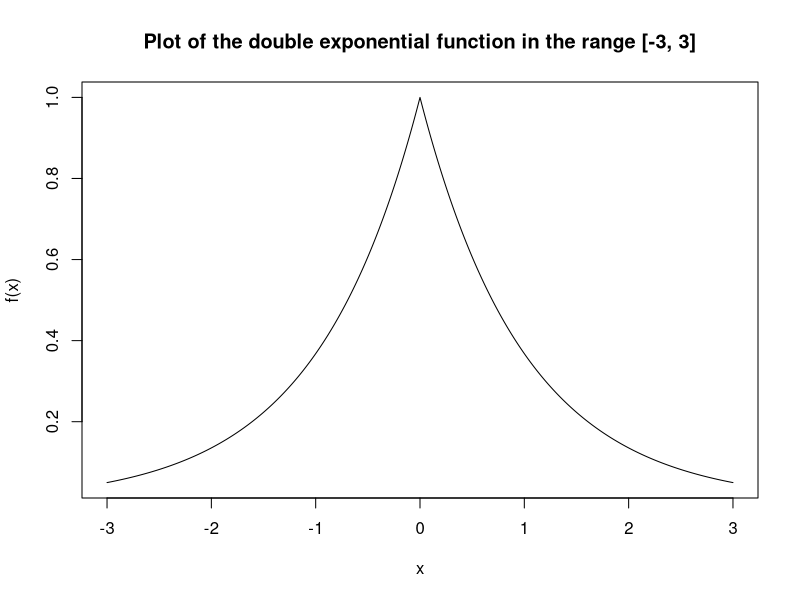
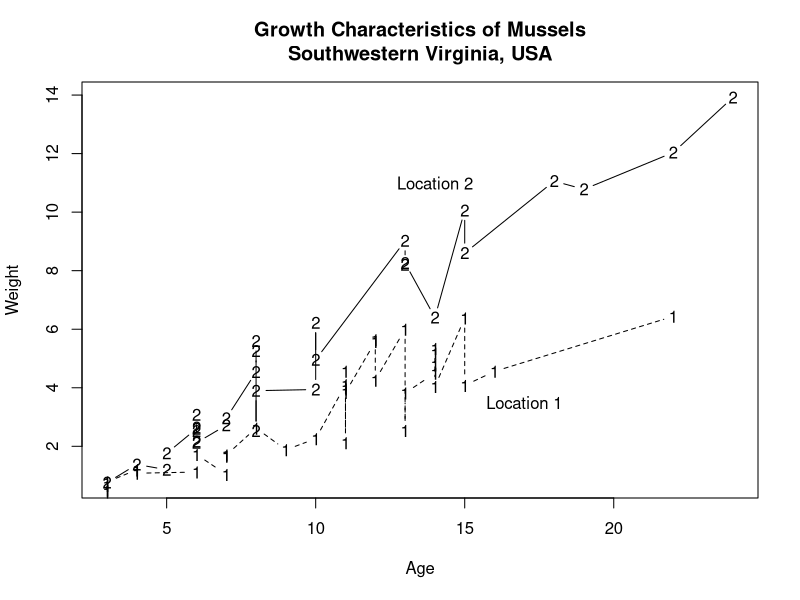
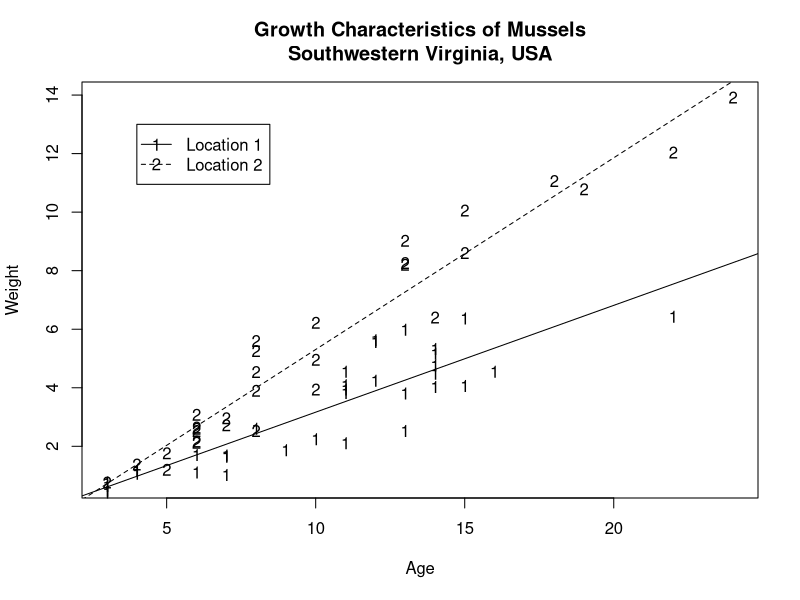
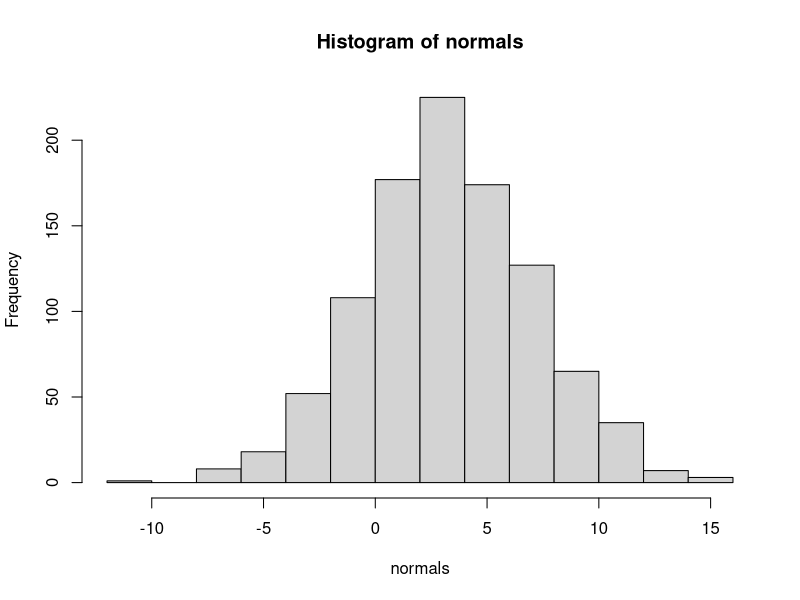
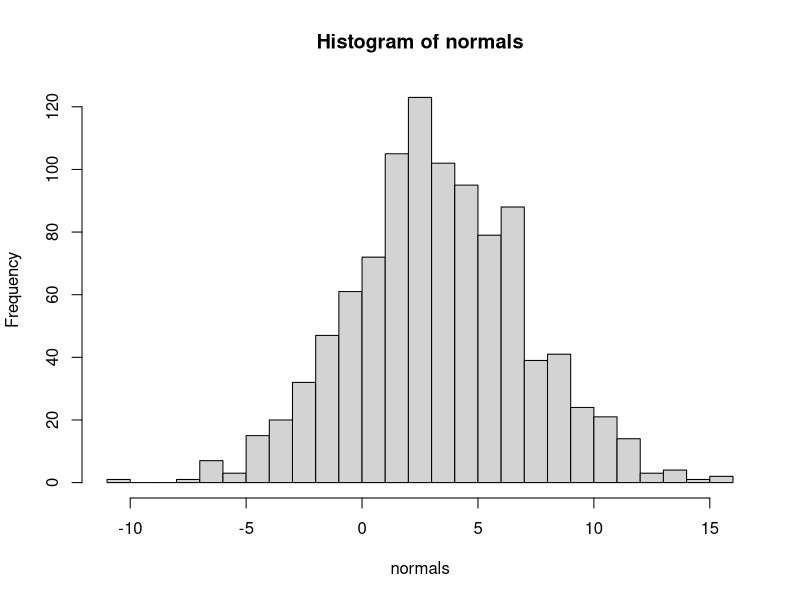
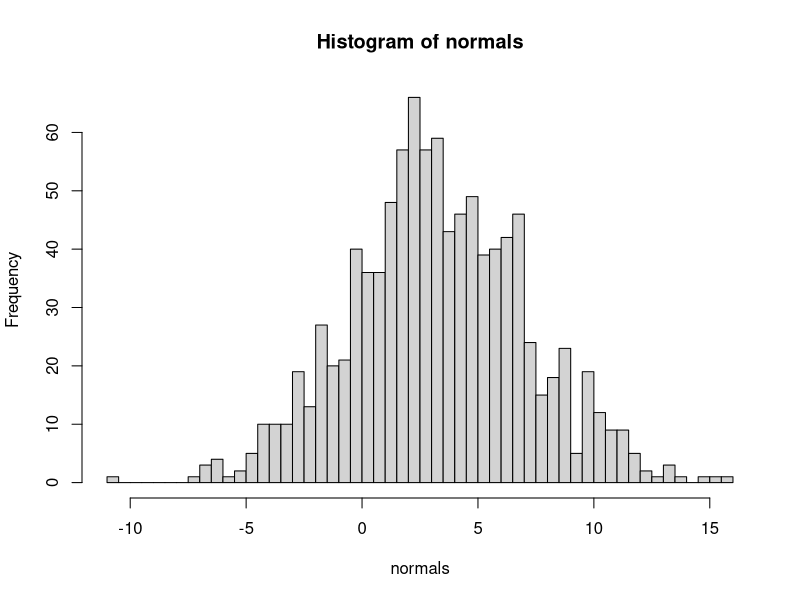
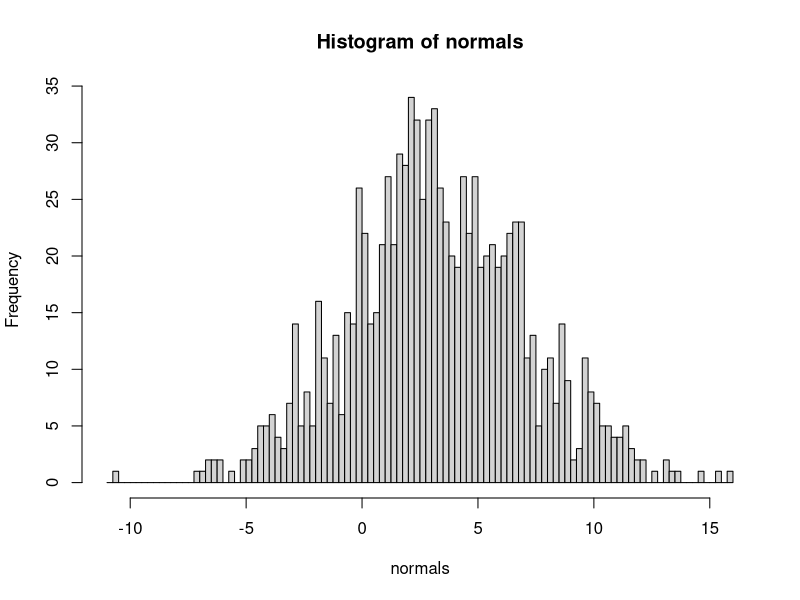
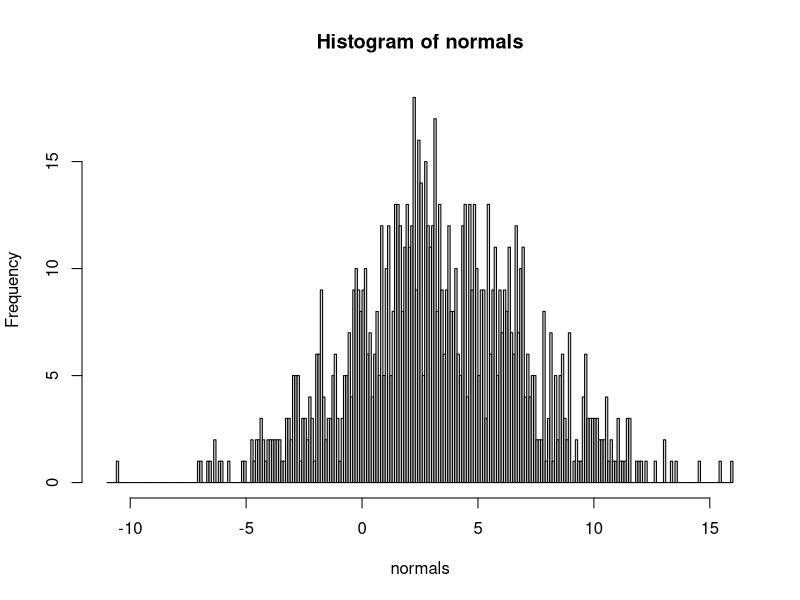

Source code (R) for these figures, in order: (Note: this script raises an error after producing the figures.)
# Exercise 3 of Tutorial 1

# Part (a)

x <- seq(-3,3,0.01)
y <- exp(-abs(x))
plot(x,y,type="l",ylab="f(x)")
title("Plot of the double exponential function in the range [-3, 3]")


# Part (b)

help(read.csv)

# When you download the data to your working directory, open  the file
# to examine the contents. Note that the file has a header row containing
# the variable names, and "header = TRUE" when using read.csv(), so 
# all that we have to do to read in the data with the correct names is:

mussels <- read.csv("worksheet4_mussels.csv",header = T)
attributes(mussels)
attach(mussels)

# Use logical expressions to subset out the two locations:
age1 <- age[location==1]
weight1 <- weight[location==1]
age2 <- age[location==2]
weight2 <- weight[location==2]

# now for the plot:
plot(age2, weight2, type="b", pch="2", xlab="Age", ylab="Weight")
lines(age1, weight1, type="b", pch="1", lty=2)
title("Growth Characteristics of Mussels\nSouthwestern Virginia, USA")
text(c(17,14),c(3.5,11), c("Location 1", "Location 2"))

# This above code plots the two sets of points and "joins the dots", which
# is a sensible approach in this instance, as the data is sorted by age
# within each location:

location1.lm <- lm(weight1 ~ age1)
location2.lm <- lm(weight2 ~ age2)

plot(age2, weight2, pch="2", xlab="Age", ylab="Weight")
points(age1, weight1, pch="1")
abline(location1.lm$coef)
abline(location2.lm$coef,lty=2)
title("Growth Characteristics of Mussels\nSouthwestern Virginia, USA")

help(legend)

legend(4, 13, c("Location 1", "Location 2"), lty=c(1,2), pch=c("1","2"))

# Both locations show an increasing relationship between weight and age,
# ie. mussels increase in weight as they get older. The mussels at
# location 2 generally increase in weight faster than at location 1.


# Part (c)

normals <- rnorm(1000,3,4)
hist(normals)
min(normals)
max(normals)

# The answers should change each time you use the above code 

hist(normals, breaks=seq(floor(min(normals)),floor(max(normals)+1),1))
hist(normals, breaks=seq(floor(min(normals)),floor(max(normals)+1),0.5))
hist(normals, breaks=seq(floor(min(normals)),floor(max(normals)+1),0.25))
hist(normals, breaks=seq(floor(min(normals)),floor(max(normals)+1),0.1))

# Now going the "other way":

hist(normals, breaks=seq(floor(min(normals)),floor(max(normals)+1),1.5))

# This may not work, as the breaks may no longer span the range of values in
# normals. In that case, expand the base of the histogram slightly:

hist(normals, breaks=seq(floor(min(normals)-2),floor(max(normals)+2),1.5))
hist(normals, breaks=seq(floor(min(normals)-4),floor(max(normals)+4),2))

# Now adding a normal "curve":

grid <- seq(floor(min(normals)),floor(max(normals)+1),1)
really.normal <- dnorm(grid,3,4)
hist(normals, breaks=seq(floor(min(normals)),floor(max(normals)+1),1))
lines(grid,really.normal)
lines(grid,1000*1*really.normal)

# Now you can try this out yourself on the other histograms.

help(hist)

# Note that the default bin-width is based on Sturges' rule, but the
# help file also suggests Scott's rule and the Freedman-Diaconis rule
# as alternatives - you might like to "google" these terms to read 
# about the pros and cons of these alternatives.

qqnorm(normals)

# Looks reasonably linear!

expo <- rexp(15,1)
mean(expo)
var(expo)
qqnorm(expo)

# Very right (postively) skewed. You could confirm this with a histogram:

hist(expo)


# Part (d)

x <- rnorm(50)
median(x)
mean(x)

x[1] <-x[1] + 100
median(x)
mean(x)

# The median is only slightly affected by the addition of such a distinct
# outlier, however the mean is definitely affected.
# Note the above are only typical results, the results will change slightly
# each time you repeat this simulation exercise!

means.normal <- rep(0, 100)
medians.normal <- rep(0, 100)
means.cauchy <- rep(0, 100)
medians.cauchy <- rep(0, 100)
for(i in 1:100) {
  x <- rnorm(50)
  y <- rcauchy(50)
  means.normal[i] <- mean(x)
  medians.normal[i] <- median(x)
  means.cauchy[i] <- mean(y)
  medians.cauchy[i] <- median(y)}

# Generating histograms, means and standard deviations. R makes it easy to combine 
# multiple plots into one overall graph, using either the par() or layout() function. 
# With the par() function, you can include the option mfrow=c(nrows, ncols) to 
# create a matrix of nrows x ncols plots that are filled in row by row:

par(mfrow=c(2,2))
hist(means.normal)
hist(medians.normal)
hist(means.cauchy)
hist(medians.cauchy)

mean(means.normal)
mean(medians.normal)

mean(means.cauchy)
mean(medians.cauchy)

median(means.normal)
median(medians.normal)

median(means.cauchy)
median(medians.cauchy)

sqrt(var(means.normal))
sqrt(var(medians.normal))

sqrt(var(means.cauchy))
sqrt(var(medians.cauchy))

# These simulations of the sampling distributions of the mean and the
# median show that only the means of the samples from the Cauchy distribution 
# are affected by the presence of outliers. Even in the Cauchy distribution,
# the median is robust against the presence of outliers.

# Don't forget to reset the plot window:

par(mfrow=c(1,1))


# Part (e)

beta.change <- function (y, x, exclude){
  excl <- unique(exclude) # check there are no repeated values in exclude
  if(min(excl)<1) {print("invalid exclusion - index too small")}
  else if(max(excl)>length(y)) {print("invalid exclusion - index too large")}
  else {
    beta <- lm(y ~ x)$coef
    beta.excl <- lm(y[-excl]~x[-excl])$coef
    beta - beta.excl
    }
}

# If you not are using the same workspace as you did for exercise 2, 
# you will need to make sure the file "worksheet2_women.csv" is in your
# current working directory and execute the following code, which is 
# currently shown commented out:

# ws2.women <- read.csv("worksheet2_women.csv", header=F)
# names(ws2.women) <- c("Height", "Weight")

# If you are using the same workspace, then all you need to do is:

attach(ws2.women)

lm(Weight ~ Height)$coef

beta.change(Weight, Height, 0)
beta.change(Weight, Height, 1)
beta.change(Weight, Height, 2)
beta.change(Weight, Height, 3)
beta.change(Weight, Height, 4)
beta.change(Weight, Height, 5)
beta.change(Weight, Height, 6)
beta.change(Weight, Height, 7)
beta.change(Weight, Height, 8)
beta.change(Weight, Height, 9)
beta.change(Weight, Height, 10)
beta.change(Weight, Height, 11)

# Excluding observation 4 would make a big change in both coefficients.

# In percentage terms the coefficients would change by:

100 * beta.change(Weight, Height, 4)/lm(Weight ~ Height)$coef


# Part (f)

# Using the above beta.change() function:

jackknife.slope <- function(y, x) {
  n <- length(y)
  change <- rep(0, n)
  for(i in 1:n) {change[i] <- beta.change(y,x,i)[2]}
  (n-1)*mean(change)
}

# for the ws2.women dataset, we get:

jackknife.slope(Weight, Height)

# To generalise this function, we would have to allow the user to pass in
# their estimator, "theta()", as an argument to the function.

# beta.change() returns a vector showing the change in the regression coefficients
# rather than just the slope. To keep things simple, let's use a slightly simpler
# function and assume that we are always dealing with the sort of data described
# in the question, i.e. a data.frame with two columns, the first being x and the
# second y:

slope <- function(data){
  x <- data[,1]
  y <- data[,2]
  lm(y ~ x)$coef[2]
}
  
# So, a general jackknife function would look like:

jackknife <- function(data, theta){
  n <- nrow(data)
  change <- rep(0, n)
  for(i in 1:n) {change[i] <- theta(data) - theta(data[-i,])}
  (n-1)*mean(change)
}

# So, now with the ws2.women dataset and using the slope() function:

jackknife(ws2.women, slope)

# I will leave it as an exercise for you to think how you might modify this
# even further to allow for more general data input and more complex functions,
# but here are a couple more examples of using our existing jackknife function:

mean.x <- function(data) {
  x <- data[,1]
  mean (x)
}

mean.x(ws2.women)
mean(Height)

mean.y <- function(data) {
  y <- data[,2]
  mean (y)
} 

mean.y(ws2.women)
mean(Weight)

jackknife(ws2.women, mean.x)
jackknife(ws2.women, mean.y)

# Both very close to 0, which should not be big surprise as the sample mean 
# is an unbiased estimator.
